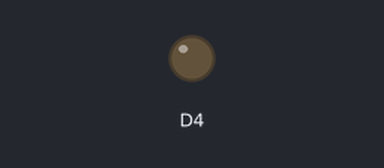
A sketch run on a simulated ESP8266 (NodeMCU). Parts: output pins drawn as LEDs (lit = HIGH).

Above: at 1.0 s.
At 3.0 s:
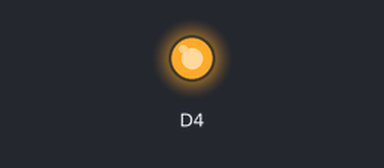
Timing chart, 0 to 5.2 s (numbered marks = the images above):
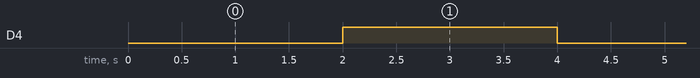

The sketch:

Blink_Led.ino
```cpp
/* Blink LED da placa */

void setup() {

pinMode(D4, OUTPUT); /* Inicializa o LED da Placa como Saída */

}

void loop() {

digitalWrite(D4, LOW); /* LOW Aciona o LED. No ESP8266 o LED da placa recebe o positivo como comum */
delay(2000);
digitalWrite(D4, HIGH); /* HIGH apaga o LED */
delay(2000);

}
```

Measured:
- by itself, D4: alternates HIGH for 2.0 s and LOW for 2.0 s
